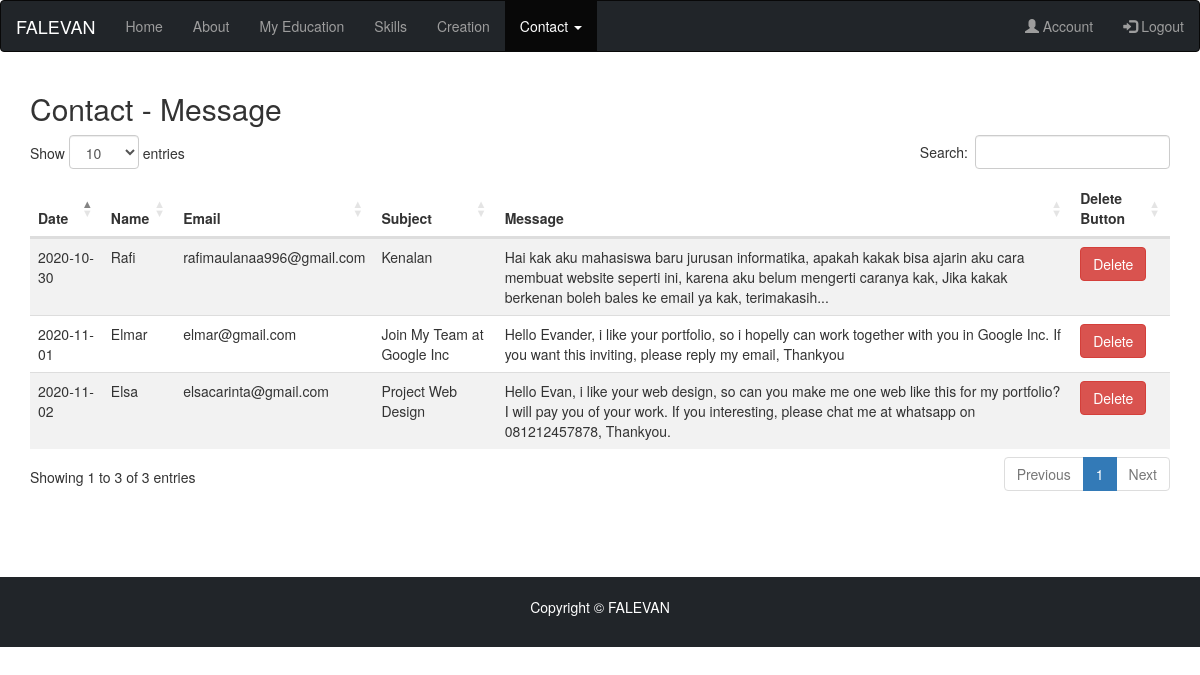
Screenshot of /admin/message-adm.php with the database file from the repository.
### tables this page shows
CREATE TABLE `messageadmin` (
  `id` int(100) NOT NULL,
  `name` varchar(100) NOT NULL,
  `date` date NOT NULL,
  `email` varchar(100) NOT NULL,
  `subject` varchar(100) NOT NULL,
  `message` varchar(255) NOT NULL
);

### admin/message-adm.php (the view, shortened to what this page needs)
<!DOCTYPE html>
<html lang="en">
    <head>
        <link rel="stylesheet" href="https://maxcdn.bootstrapcdn.com/bootstrap/3.4.1/css/bootstrap.min.css">
        <link rel="stylesheet" href="https://cdn.datatables.net/1.10.22/css/dataTables.bootstrap4.min.css">
    </head>
    <body>
        <?php
            include_once "../koneksi.php";
        ?>
        <nav class="navbar navbar-inverse" style="background-color: #212529;">
            <div class="container-fluid">
                <div class="navbar-header">
                    <a class="navbar-brand" style="color:white;" href="admin.php">FALEVAN</a>
                </div>
                <ul class="nav navbar-nav">
                    <li><a href="admin.php">Home</a></li>
                    <li><a href="about-adm.php">About</a></li>
                    <li><a href="myeducation-adm.php">My Education</a></li>
                    <li><a href="skills-adm.php">Skills</a></li>
                    <li><a href="creation-adm.php">Creation</a></li>
                    <li class="dropdown active"><a class="dropdown-toggle" data-toggle="dropdown" href="#">Contact <span class="caret"></span></a>
                    </li>
                </ul>
                <ul class="nav navbar-nav navbar-right">
                    <li><a href="account-adm.php"><span class="glyphicon glyphicon-user"></span> Account</a></li>
                    <li><a href="logout-adm.php"><span class="glyphicon glyphicon-log-in"></span> Logout</a></li>
                </ul>
            </div>
        </nav>
        <div class="container">
            <div class="row">
                <div class="col-md-12">
                    <h2>Contact - Message</h2>
                </div>
            </div>
            <div class="row">
                <div class="col-md-12">
                    <table id="listmessage" class="table table-striped">
                        <thead>
                            <tr>
                                <th>Date</th>
                                <th>Name</th>
                                <th>Email</th>
                                <th>Subject</th>
                                <th>Message</th>
                                <th>Delete Button</th>
                            </tr>
                        </thead>
                        <tbody>
                            <?php
                                $strSQL = "SELECT * FROM messageadmin";
                                $runStrSQL = mysqli_query($conn,$strSQL);
                                $jmlRowData = mysqli_num_rows($runStrSQL);
                                if ($jmlRowData < 0) {
                                    echo "<tr><td colspan='4'>No data on datebase!</td></tr>";
                                }
                                else {
                                    while($row = mysqli_fetch_assoc($runStrSQL)) {
                            ?>
                            <tr>
                                <td><?php echo $row["date"] ?></td>
                                <td><?php echo $row["name"] ?></td>
                                <td><?php echo $row["email"] ?></td>
                                <td><?php echo $row["subject"] ?></td>
                                <td><?php echo $row["message"] ?></td>
                                <td>
                                    <a href="del-message-adm.php?id=<?php echo $row["id"] ?>" class="btn btn-danger">Delete</a>
                                </td>
                            <?php
                                    }
                                }
                            ?>
                        </tbody>
                    </table>
                </div>
            </div>
        </div><br><br><br><br>
        <?php
            include_once "footer-adm.php";
        ?>
    </body>
</html>

### rows the page displays
messageadmin: date "2020-11-01", name "Elmar", email "elmar@gmail.com", subject "Join My Team at Google Inc", message "Hello Evander, i like your portfolio, so i hopelly can work together with you in Google Inc. If you want this inviting, please reply my email, Thankyou"
messageadmin: date "2020-11-02", name "Elsa", email "elsacarinta@gmail.com", subject "Project Web Design", message "Hello Evan, i like your web design, so can you make me one web like this for my portfolio? I will pay you of your work. If you interesting, please chat me at whatsapp on 081212457878, Thankyou."
messageadmin: date "2020-10-30", name "Rafi", email "rafimaulanaa996@gmail.com", subject "Kenalan", message "Hai kak aku mahasiswa baru jurusan informatika, apakah kakak bisa ajarin aku cara membuat website seperti ini, karena aku belum mengerti caranya kak, Jika kakak berkenan boleh bales ke email ya kak, terimakasih..."
